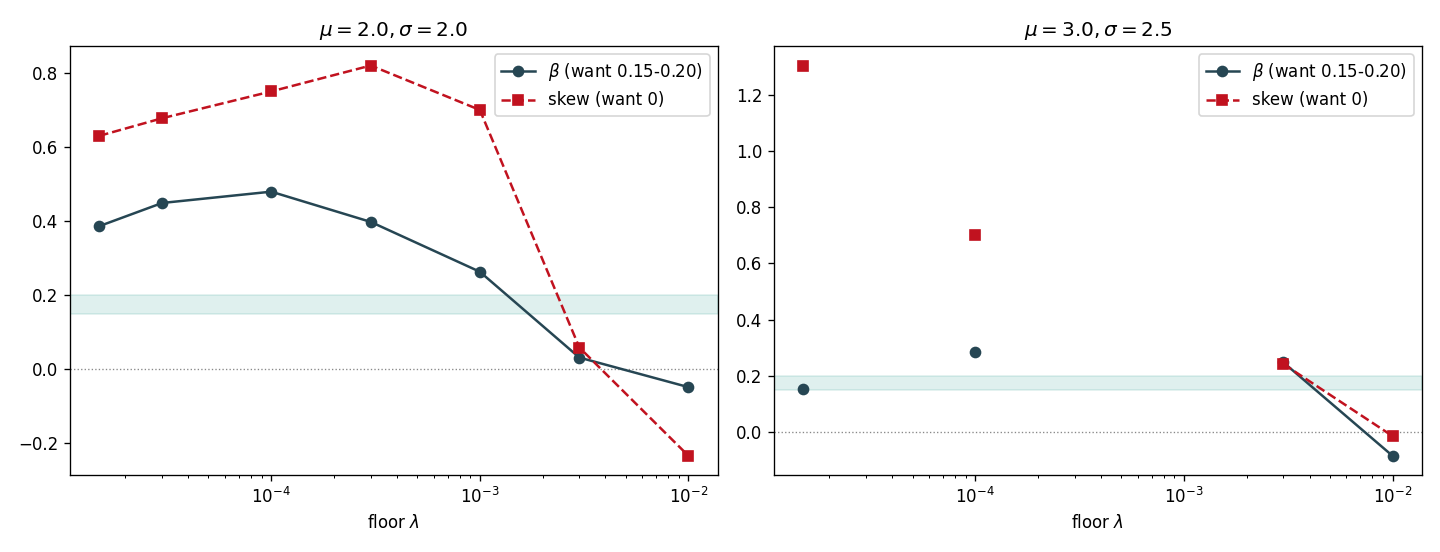

Reproduce this figure in Python.
"""Co-location search: can beta ~ +0.2 AND skew ~ 0 happen together?
Scan the floor lam at two competitive corners, measuring BOTH beta and skew on the survivor set
(persistent firms = empirical panel). Find an intermediate lam where the left tail is restored
(skew -> 0) before the floor pins beta negative.
"""
import sys, os
sys.path.insert(0, os.path.dirname(__file__))
import numpy as np
from scipy.stats import skew, kurtosis
import matplotlib
matplotlib.use("Agg")
import matplotlib.pyplot as plt
from explore import integrate
from measure_msb import regrid_logS, binned_beta, msb_on_grid

S = 600
TMAX, T_BURN, DT = 45.0, 18.0, 0.5
SEED = 2024
LAMS = [0.0, 3e-5, 1e-4, 3e-4, 1e-3, 3e-3, 1e-2]
CORNERS = [(2.0, 2.0), (3.0, 2.5)]


def measure(mu, sigma, lam):
    t, W, lnM, C_eff, ok = integrate(SEED, S, mu, sigma, tmax=TMAX, n_eval=3000, lam=lam, floor_mode="share")
    win = t > T_BURN
    surv = W[:, win].min(1) > 1e-6
    if surv.sum() < 50:
        return dict(surv=int(surv.sum()), beta=np.nan, skew=np.nan, exk=np.nan)
    tg = np.arange(T_BURN, TMAX + 1e-9, DT)
    lnS = regrid_logS(t, W[surv], tg)
    Sbar, vol, gl = msb_on_grid(lnS)
    beta, _ = binned_beta(Sbar, vol)
    return dict(surv=int(surv.sum()), beta=beta, skew=float(skew(gl)), exk=float(kurtosis(gl)))


if __name__ == "__main__":
    fig, axes = plt.subplots(1, len(CORNERS), figsize=(6 * len(CORNERS), 4.6))
    for ax, (mu, sig) in zip(np.atleast_1d(axes), CORNERS):
        print(f"\ncorner mu={mu} sigma={sig}  (beta & skew on survivors vs lam)")
        print(f"{'lam':>8} {'surv':>8} {'beta':>8} {'skew':>7} {'exkurt':>8}")
        lams, betas, skews = [], [], []
        for lam in LAMS:
            r = measure(mu, sig, lam)
            bstr = f"{r['beta']:>8.3f}" if np.isfinite(r["beta"]) else f"{'n/a':>8}"
            sstr = f"{r['skew']:>7.2f}" if np.isfinite(r["skew"]) else f"{'n/a':>7}"
            estr = f"{r['exk']:>8.1f}" if np.isfinite(r["exk"]) else f"{'n/a':>8}"
            print(f"{lam:>8.0e} {r['surv']:>5d}/{S} {bstr} {sstr} {estr}")
            lams.append(max(lam, 1.5e-5)); betas.append(r["beta"]); skews.append(r["skew"])
        ax.axhspan(0.15, 0.20, color="#2a9d8f", alpha=0.15)
        ax.axhline(0, color="#888", lw=0.8, ls=":")
        ax.semilogx(lams, betas, "o-", color="#264653", label=r"$\beta$ (want 0.15-0.20)")
        ax.semilogx(lams, skews, "s--", color="#c1121f", label="skew (want 0)")
        ax.set(xlabel=r"floor $\lambda$", title=fr"$\mu={mu}, \sigma={sig}$"); ax.legend()
    plt.tight_layout(); plt.savefig(os.path.join(os.path.dirname(__file__), "co_locate.png"), dpi=120)
    print("\nsaved growing_glv/co_locate.png  (trifecta = beta in band AND skew~0 at the same lam)")
